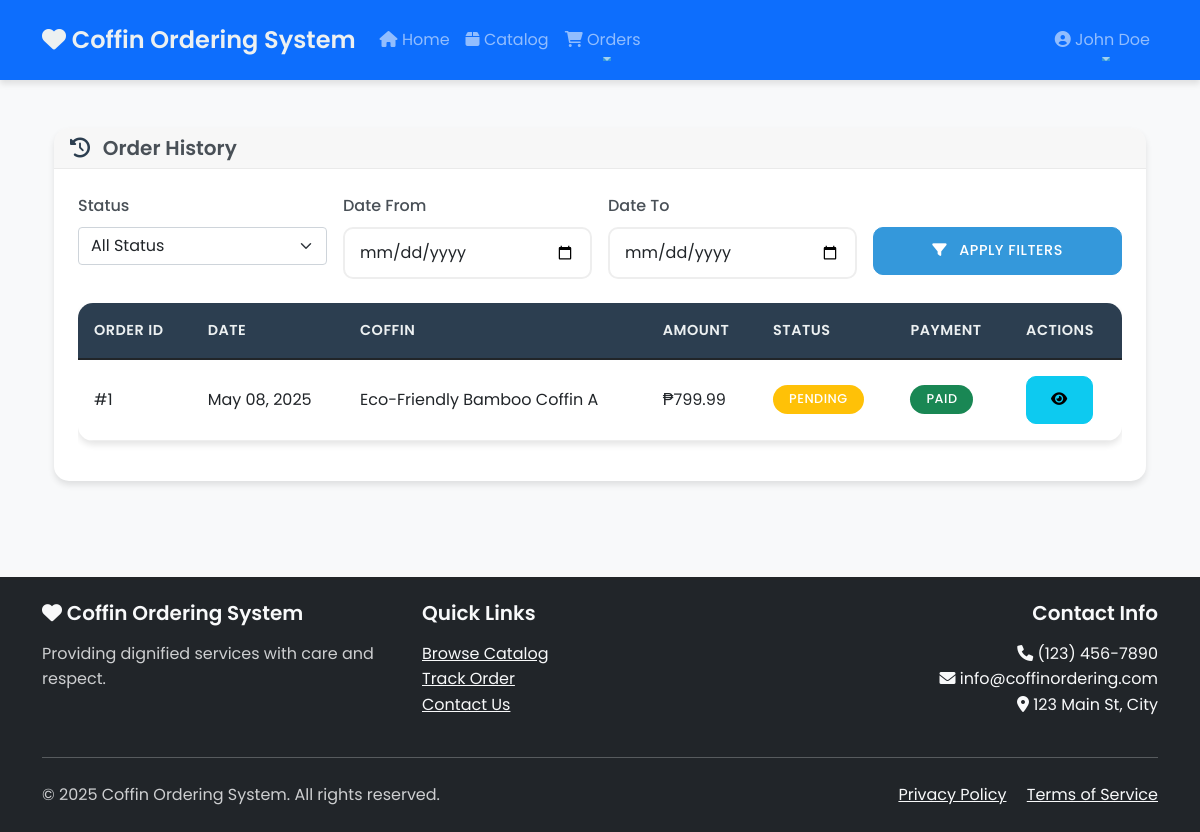
Page /public/order_history.php (signed in) on the committed database.
### tables this page shows
CREATE TABLE `orders` (
  `id` int(11) NOT NULL,
  `user_id` int(11) NOT NULL,
  `coffin_id` int(11) NOT NULL,
  `order_number` varchar(20) NOT NULL,
  `quantity` int(11) NOT NULL DEFAULT 1,
  `total_amount` decimal(10,2) NOT NULL,
  `status` enum('pending','processing','delivered','cancelled') DEFAULT 'pending',
  `is_paid` tinyint(1) DEFAULT 0,
  `delivery_date` date NOT NULL,
  `notes` text DEFAULT NULL,
  `created_at` timestamp NOT NULL DEFAULT current_timestamp(),
  `updated_at` timestamp NOT NULL DEFAULT current_timestamp() ON UPDATE current_timestamp(),
  `payment_status` enum('pending','paid','cancelled') NOT NULL DEFAULT 'pending'
);

CREATE TABLE `coffins` (
  `id` int(11) NOT NULL,
  `name` varchar(100) NOT NULL,
  `description` text DEFAULT NULL,
  `image` varchar(255) DEFAULT NULL,
  `price` decimal(10,2) NOT NULL,
  `image_url` varchar(255) DEFAULT NULL,
  `stock` int(11) NOT NULL DEFAULT 0,
  `created_at` timestamp NOT NULL DEFAULT current_timestamp(),
  `updated_at` timestamp NOT NULL DEFAULT current_timestamp() ON UPDATE current_timestamp(),
  `category` varchar(50) NOT NULL DEFAULT 'wood',
  `stock_quantity` int(11) NOT NULL DEFAULT 0,
  `low_stock_threshold` int(11) NOT NULL DEFAULT 5
);

### public/order_history.php (the view, shortened to what this page needs)
<?php
require_once '../config/db.php';
$date_from = isset($_GET['date_from']) ? htmlspecialchars($_GET['date_from'], ENT_QUOTES, 'UTF-8') : '';
$date_to = isset($_GET['date_to']) ? htmlspecialchars($_GET['date_to'], ENT_QUOTES, 'UTF-8') : '';
$sql = "SELECT o.*, c.name as coffin_name, c.price
        FROM orders o
        JOIN coffins c ON o.coffin_id = c.id
        WHERE o.user_id = ?";
$params = [$_SESSION['user_id']];
$sql .= " ORDER BY o.created_at DESC";
$stmt = $pdo->prepare($sql);
$stmt->execute($params);
$orders = $stmt->fetchAll();
function getStatusColor($status) {
    return match($status) {
        'pending' => 'warning',
        'processing' => 'info',
        'delivered' => 'success',
        'cancelled' => 'danger',
        default => 'secondary'
    };
}
function getPaymentStatusColor($status) {
    return match($status) {
        'paid' => 'success',
        'pending' => 'warning',
        'cancelled' => 'danger',
        default => 'secondary'
    };
}
include '../includes/header.php';
?>
<div class="container py-4">
    <div class="row">
        <div class="col-12">
            <div class="card mb-4">
                <div class="card-header">
                    <h5 class="card-title mb-0">
                        <i class="fas fa-history"></i> Order History
                    </h5>
                </div>
                <div class="card-body">
                    <form method="GET" class="row g-3 mb-4">
                        <div class="col-md-3">
                            <label class="form-label">Status</label>
                            <select name="status" class="form-select">
                                <option value="">All Status</option>
                            </select>
                        </div>
                        <div class="col-md-3">
                            <label class="form-label">Date From</label>
                            <input type="date" name="date_from" class="form-control" value="<?= $date_from ?>">
                        </div>
                        <div class="col-md-3">
                            <label class="form-label">Date To</label>
                            <input type="date" name="date_to" class="form-control" value="<?= $date_to ?>">
                        </div>
                        <div class="col-md-3">
                            <label class="form-label">&nbsp;</label>
                            <div class="d-grid">
                                <button type="submit" class="btn btn-primary">
                                    <i class="fas fa-filter"></i> Apply Filters
                                </button>
                            </div>
                        </div>
                    </form>
                    <?php if (empty($orders)): ?>
                        <div class="alert alert-info">
                            <i class="fas fa-info-circle"></i> No orders found.
                        </div>
                    <?php else: ?>
                        <div class="table-responsive">
                            <table class="table table-hover">
                                <thead>
                                    <tr>
                                        <th>Order ID</th>
                                        <th>Date</th>
                                        <th>Coffin</th>
                                        <th>Amount</th>
                                        <th>Status</th>
                                        <th>Payment</th>
                                        <th>Actions</th>
                                    </tr>
                                </thead>
                                <tbody>
                                    <?php foreach ($orders as $order): ?>
                                        <tr>
                                            <td>#<?= $order['id'] ?></td>
                                            <td><?= date('M d, Y', strtotime($order['created_at'])) ?></td>
                                            <td><?= htmlspecialchars($order['coffin_name']) ?></td>
                                            <td>₱<?= number_format($order['total_amount'], 2) ?></td>
                                            <td>
                                                <span class="badge bg-<?= getStatusColor($order['status'] ?? 'pending') ?>">
                                                    <?= ucfirst($order['status'] ?? 'pending') ?>
                                                </span>
                                            </td>
                                            <td>
                                                <span class="badge bg-<?= getPaymentStatusColor($order['payment_status'] ?? 'pending') ?>">
                                                    <?= ucfirst($order['payment_status'] ?? 'pending') ?>
                                                </span>
                                            </td>
                                            <td>
                                                <a href="order_details.php?id=<?= $order['id'] ?>"
                                                   class="btn btn-sm btn-info"
                                                   title="View Details">
                                                    <i class="fas fa-eye"></i>
                                                </a>
                                            </td>
                                        </tr>
                                    <?php endforeach; ?>
                                </tbody>
                            </table>
                        </div>
                    <?php endif; ?>
                </div>
            </div>
        </div>
    </div>
</div>
<?php include '../includes/footer.php'; ?>

### public/css/style.css (style rules this page uses)
:root { --primary-color: #2c3e50; --secondary-color: #34495e; --accent-color: #3498db; --success-color: #2ecc71; --warning-color: #f1c40f; --danger-color: #e74c3c; --light-bg: #f8f9fa; --dark-text: #2c3e50; --light-text: #ecf0f1; --card-shadow: 0 4px 6px rgba(0,0,0,0.1); --hover-shadow: 0 6px 12px rgba(0,0,0,0.15); }
body { font-family: 'Poppins', sans-serif; line-height: 1.6; background-color: var(--light-bg); color: var(--dark-text); min-height: 100vh; display: flex; flex-direction: column; }
.card { border: none; border-radius: 15px; box-shadow: var(--card-shadow); transition: all 0.3s ease; overflow: hidden; margin-bottom: 20px; background: white; }
.card-title { color: var(--primary-color); font-weight: 600; margin-bottom: 1rem; }
.card-body { padding: 1.5rem; }
.form-control { border-radius: 10px; border: 2px solid #eee; padding: 12px 15px; transition: all 0.3s ease; font-size: 1rem; }
.form-label { font-weight: 500; margin-bottom: 0.5rem; color: var(--primary-color); }
.btn { border-radius: 10px; padding: 12px 24px; font-weight: 500; transition: all 0.3s ease; text-transform: uppercase; letter-spacing: 0.5px; font-size: 0.9rem; }
.btn-primary { background-color: var(--accent-color); border-color: var(--accent-color); }
.table { background-color: white; border-radius: 15px; overflow: hidden; box-shadow: var(--card-shadow); }
.table thead { background-color: var(--primary-color); color: var(--light-text); }
.table th { font-weight: 600; padding: 1rem; text-transform: uppercase; font-size: 0.9rem; letter-spacing: 0.5px; }
.table td { padding: 1rem; vertical-align: middle; border-bottom: 1px solid #eee; }
.badge { padding: 8px 16px; border-radius: 20px; font-weight: 500; text-transform: uppercase; font-size: 0.8rem; letter-spacing: 0.5px; }
.form-label { font-weight: 500; color: #495057; }
.card { transition: transform 0.3s ease, box-shadow 0.3s ease; }
.card-header { border-bottom: 1px solid rgba(0, 0, 0, 0.05); }
.card-header h5 { color: #495057; font-weight: 600; }
.card-header h5 i { color: var(--primary-color); margin-right: 0.5rem; }
.btn-primary { padding: 0.75rem 1.5rem; font-weight: 500; text-transform: uppercase; letter-spacing: 0.5px; }
.btn-primary i { margin-right: 0.5rem; }

### rows in the picture
orders: id "1", created_at "May 08, 2025", coffin.name "Eco-Friendly Bamboo Coffin A", total_amount "799.99", status "PENDING", payment_status "PAID"

### other values in the picture
$_SESSION['username'] "John Doe"
